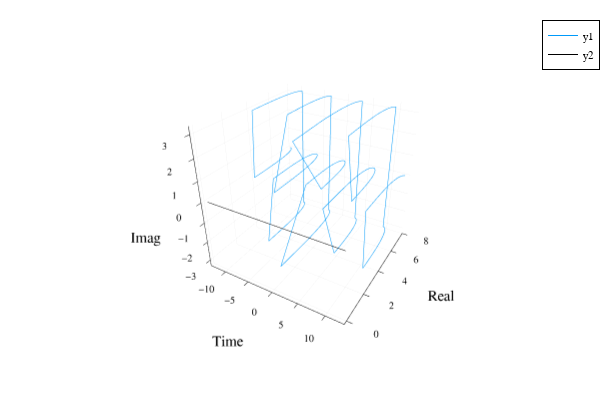

The code cell stored with this chart in its notebook:
### Code cell
plot(imrange, real.(Fimagrange0), imag.(Fimagrange0), xlabel = "Time", ylabel = "Real", zlabel = "Imag")
plot!(imrange, zeros(length(imrange)), zeros(length(imrange)), color = :black)

### Figure 1 — Plotly figure (JSON) as saved in the notebook; plotly's stock layout.template omitted (floating-point values rounded to 4 significant figures; data arrays with more than 128 entries replaced by an {"elided": "..."} marker saying what was removed)
{"data": [{"colorbar": {"len": 0.9143, "title": "", "x": 0.9934, "y": 0.533}, "legendgroup": "y1", "line": {"color": "rgba(0, 154, 250, 1.000)", "dash": "solid", "shape": "linear", "width": 1}, "mode": "lines", "name": "y1", "scene": "scene", "showlegend": true, "type": "scatter3d", "x": {"elided": "1000 float values"}, "xaxis": "x", "y": {"elided": "1000 float values"}, "yaxis": "y", "z": {"elided": "1000 float values"}, "zaxis": "z"}, {"colorbar": {"len": 0.9143, "title": "", "x": 0.9934, "y": 0.533}, "legendgroup": "y2", "line": {"color": "rgba(0, 0, 0, 1.000)", "dash": "solid", "shape": "linear", "width": 1}, "mode": "lines", "name": "y2", "scene": "scene", "showlegend": true, "type": "scatter3d", "x": {"elided": "1000 float values"}, "xaxis": "x", "y": {"elided": "1000 int values"}, "yaxis": "y", "z": {"elided": "1000 int values"}, "zaxis": "z"}], "layout": {"annotations": [], "height": 400, "legend": {"bgcolor": "rgba(255, 255, 255, 1.000)", "bordercolor": "rgba(0, 0, 0, 1.000)", "borderwidth": 1, "font": {"color": "rgba(0, 0, 0, 1.000)", "family": "sans-serif", "size": 11}, "title": {"font": {"color": "rgba(0, 0, 0, 1.000)", "family": "sans-serif", "size": 15}, "text": ""}, "tracegroupgap": 0, "traceorder": "normal", "x": 1, "xanchor": "auto", "y": 1, "yanchor": "auto"}, "margin": {"b": 20, "l": 0, "r": 0, "t": 20}, "paper_bgcolor": "rgba(255, 255, 255, 1.000)", "plot_bgcolor": "rgba(255, 255, 255, 1.000)", "scene": {"camera": {"eye": {"x": 1.126, "y": -1.95, "z": 1.3}, "projection": "orthographic"}, "domain": {"x": [0.04684, 0.9934], "y": [0.07581, 0.9902]}, "xaxis": {"gridcolor": "rgba(0, 0, 0, 0.100)", "gridwidth": 0.5, "linecolor": "rgba(0, 0, 0, 1.000)", "mirror": false, "range": [-13.32, 13.32], "showgrid": true, "showline": true, "showticklabels": true, "tickangle": 0, "tickcolor": "rgb(0, 0, 0)", "tickfont": {"color": "rgba(0, 0, 0, 1.000)", "family": "sans-serif", "size": 11}, "tickmode": "array", "ticks": "inside", "ticktext": ["−10", "−5", "0", "5", "10"], "tickvals": [-10, -5, 0, 5, 10], "title": "Time", "titlefont": {"color": "rgba(0, 0, 0, 1.000)", "family": "sans-serif", "size": 15}, "type": "-", "visible": true, "zeroline": false, "zerolinecolor": "rgba(0, 0, 0, 1.000)"}, "yaxis": {"gridcolor": "rgba(0, 0, 0, 0.100)", "gridwidth": 0.5, "linecolor": "rgba(0, 0, 0, 1.000)", "mirror": false, "range": [-0.2336, 8.021], "showgrid": true, "showline": true, "showticklabels": true, "tickangle": 0, "tickcolor": "rgb(0, 0, 0)", "tickfont": {"color": "rgba(0, 0, 0, 1.000)", "family": "sans-serif", "size": 11}, "tickmode": "array", "ticks": "inside", "ticktext": ["0", "2", "4", "6", "8"], "tickvals": [0, 2, 4, 6, 8], "title": "Real", "titlefont": {"color": "rgba(0, 0, 0, 1.000)", "family": "sans-serif", "size": 15}, "type": "-", "visible": true, "zeroline": false, "zerolinecolor": "rgba(0, 0, 0, 1.000)"}, "zaxis": {"gridcolor": "rgba(0, 0, 0, 0.100)", "gridwidth": 0.5, "linecolor": "rgba(0, 0, 0, 1.000)", "mirror": false, "range": [-3.33, 3.33], "showgrid": true, "showline": true, "showticklabels": true, "tickangle": 0, "tickcolor": "rgb(0, 0, 0)", "tickfont": {"color": "rgba(0, 0, 0, 1.000)", "family": "sans-serif", "size": 11}, "tickmode": "array", "ticks": "inside", "ticktext": ["−3", "−2", "−1", "0", "1", "2", "3"], "tickvals": [-3, -2, -1, 0, 1, 2, 3], "title": "Imag", "titlefont": {"color": "rgba(0, 0, 0, 1.000)", "family": "sans-serif", "size": 15}, "type": "-", "visible": true, "zeroline": false, "zerolinecolor": "rgba(0, 0, 0, 1.000)"}}, "showlegend": true, "width": 600}}
